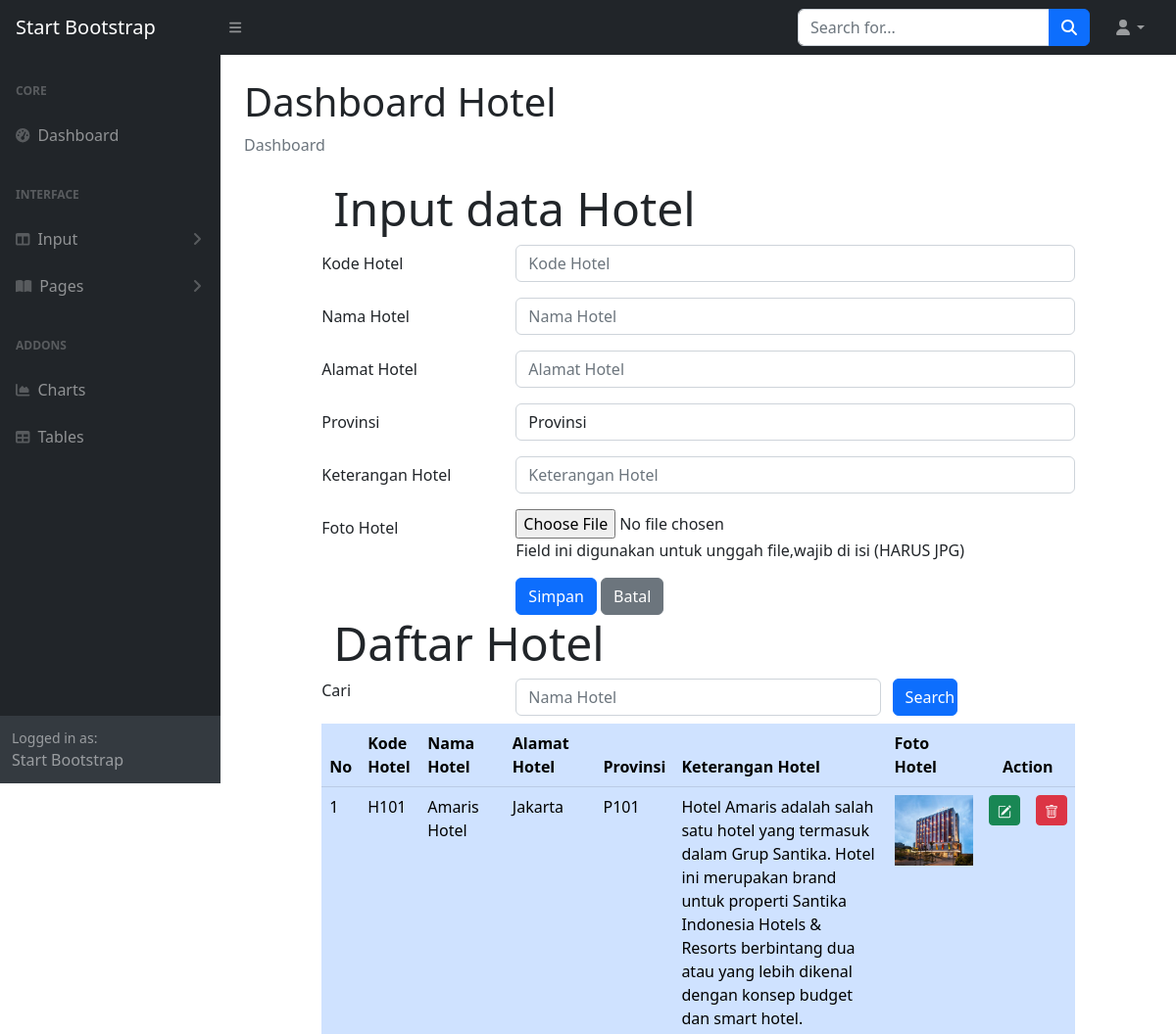
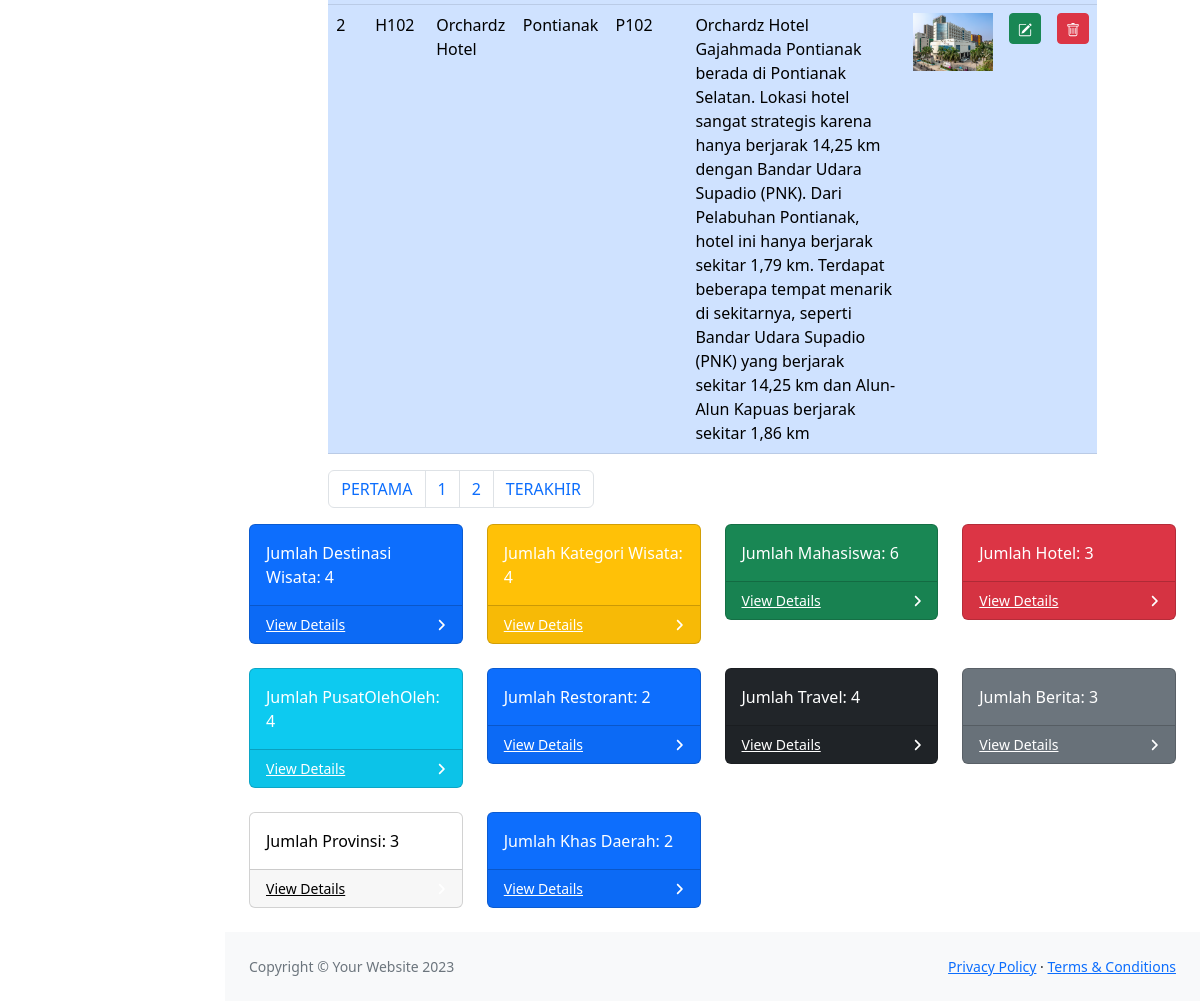
The page /ADMIN/hotel.php on the database its author committed (2 pictures, top to bottom).
### tables this page shows
CREATE TABLE `hotel` (
  `hotelKODE` char(4) NOT NULL,
  `hotelNAMA` char(120) NOT NULL,
  `hotelALAMAT` char(120) NOT NULL,
  `provinsiKODE` char(4) NOT NULL,
  `hotelKET` text NOT NULL,
  `hotelFOTO` char(120) NOT NULL
);

### ADMIN/hotel.php (the view, shortened to what this page needs)
<!DOCTYPE html>
<html lang="en">
<?php  include "INCLUDE/head.php"?>
    <body class="sb-nav-fixed">
    <?php include "INCLUDE/nav.php";?>
        <div id="layoutSidenav">
         <?php include "INCLUDE/menu.php"?>
            <div id="layoutSidenav_content">
                <main>
                    <div class="container-fluid px-4">
                        <h1 class="mt-4">Dashboard Hotel</h1>
                        <ol class="breadcrumb mb-4">
                            <li class="breadcrumb-item active">Dashboard</li>
                        </ol>
<?php
	include "include/config.php";
?>
<body>
<div class="row">
<div class="col-sm-1"></div>
<div class="col-sm-10">
	<div class="jumbotron jumbotron-fluid">
		<div class="container">
			<h2 class="display-5">Input data Hotel</h2>
		</div>
	</div>
	<form method="POST" enctype="multipart/form-data">
		<div class="form-group row">
			<label for="kodehotel" class="col-sm-3 col-form-label mb-sm-3">Kode Hotel</label>
			<div class="col-sm-9">
				<input type="text" class="form-control" id="kodehotel" name="inputkode" placeholder="Kode Hotel" maxlength="4">
			</div>
		</div>
		<div class="form-group row">
			<label for="namahotel" class="col-sm-3 col-form-label mb-sm-3">Nama Hotel</label>
			<div class="col-sm-9">
				<input type="text" class="form-control" id="namahotel" name="inputnama" placeholder="Nama Hotel">
			</div>
		</div>
		<div class="form-group row">
			<label for="alamathotel" class="col-sm-3 col-form-label mb-sm-3">Alamat Hotel</label>
			<div class="col-sm-9">
            <input type="text" class="form-control" id="alamathotel" name="inputalamat" placeholder="Alamat Hotel">
			</div>
		</div>
		<div class="form-group row">
    <label for="kodeprovinsi" class="col-sm-3 col-form-label mb-sm-3">Provinsi</label>
    <div class="col-sm-9">
    <select class="form-control" id="kodeprovinsi" name="kodeprovinsi">
        <option>Provinsi</option>
        </select>
    </div>
  </div>
  <div class="form-group row">
			<label for="kethotel" class="col-sm-3 col-form-label mb-sm-3">Keterangan Hotel</label>
			<div class="col-sm-9">
            <input type="text" class="form-control" id="kethotel" name="inputket" placeholder="Keterangan Hotel">
			</div>
		</div>
		<div class="form-group row">
			<label for="file" class="col-sm-3 col-form-label">Foto Hotel</label>
			<div class="col-sm-9">
				<input type="file" id="file" name="file">
				<p class="help-block">Field ini digunakan untuk unggah file,wajib di isi (HARUS JPG)</p>
			</div>
		</div>
		<div class="form-group row">
			<div class="col-sm-3"></div>
			<div class="col-sm-9">
				<input type="submit" name="Simpan" class="btn btn-primary" value="Simpan">
				<input type="submit" name="Batal" class="btn btn-secondary" value="Batal">
			</div>
		</div>
	</form>
</div>
<div class="col-sm-1"></div>
</div>
<div class="row">
	<div class="col-sm-1"></div>
	<div class="col-sm-10">
		<div class="jumbotron jumbotron-fluid">
			<div class="container">
				<h3 class="display-5">Daftar Hotel</h3>
			</div>
		</div>
		<form method = "POST">
<div class="form-group row mb-2">
<label for = "search" class="col-sm-3">Cari </label>
<div class="col-sm-6">
	  <input type ="text" name="search" class="form-control" id="search"
	  value="<?php if(isset($_POST["search"])) {echo $_POST ["search"];}?>"
	  placeholder="Nama Hotel">
</div>
	  <input type="submit" name="kirim" class="col-sm-1 btn btn-primary" value="Search">
</div>
</form>
	<table class="table table-hover table-primary">
		<thead class="thead-dark">
			<tr>
				<th>No</th>
				<th>Kode Hotel</th>
				<th>Nama Hotel</th>
				<th>Alamat Hotel</th>
                <th>Provinsi</th>
				<th>Keterangan Hotel</th>
				<th>Foto Hotel</th>
				<th colspan="2" style="text-align: center">Action</th>
			</tr>
		</thead>
		<tbody>
<?php
$jumlahtampilan = 2;
$halaman = (isset($_GET['page']))? $_GET['page'] : 1;
$mulaitampilan = ($halaman - 1) * $jumlahtampilan;
			if (isset($_POST["kirim"]))
{
  $search = $_POST ['search'];
  $query =mysqli_query ($connection, "select hotel. * from hotel
        where hotelNAMA like '%".$search."%' limit $mulaitampilan, $jumlahtampilan");
}
else {
  $query =mysqli_query ($connection, "select hotel. * from hotel limit $mulaitampilan, $jumlahtampilan");
}
			$nomor = 1;
			while ($row = mysqli_fetch_array($query))
			{ ?>
				<tr>
					<td><?php echo $mulaitampilan + $nomor;?></td>
					<td><?php echo $row['hotelKODE'];?></td>
					<td><?php echo $row['hotelNAMA'];?></td>
					<td><?php echo $row['hotelALAMAT'];?></td>
                    <td><?php echo $row['provinsiKODE'];?></td>
                    <td><?php echo $row['hotelKET'];?></td>
					<td>
						<?php if(is_file("images/".$row['hotelFOTO']))
						{ ?>
							<img src="images/<?php echo $row['hotelFOTO']?>" width="80">
						<?php } else
							echo "<img src='images/noimage.png' width='80'>"
						?>
					</td>
					<td width="5px">
						<a href="hoteledit.php?ubah=<?php echo $row['hotelKODE']?>" class="btn btn-success btn-sm" title="EDIT">
					</td>
					<td>
						<a href="hotelhapus.php?hapus=<?php echo $row['hotelKODE']?>" class="btn btn-danger btn-sm" title="DELETE">
					</td>
				</tr>
			<?php $nomor = $nomor + 1;?>
			<?php }	?>
		</tbody>
	</table>
<?php
    $query = mysqli_query($connection, "SELECT * FROM hotel");
    $jumlahrecord = mysqli_num_rows($query);
    $jumlahpage = ceil($jumlahrecord/$jumlahtampilan);
  ?>
<nav aria-label="Page navigation example">
  <ul class="pagination">
    <li class="page-item"><a class="page-link" href="?page=<?php $nomorhal=1; echo $nomorhal?>">PERTAMA</a></li>
    <?php for($nomorhal=1; $nomorhal<=$jumlahpage; $nomorhal++)
    { ?>
    <li class="page-item">
      <?php
      if($nomorhal!=$halaman)
      { ?>
      <a class="page-link" href="?page=<?php echo $nomorhal?>"><?php echo $nomorhal?></a>
      <?php }
      else { ?>
      <a class="page-link" href="?page=<?php echo $nomorhal?>"><?php echo $nomorhal?></a>
    <?php } ?>
    </li>
    <?php } ?>
    <li class="page-item"><a class="page-link" href="?page=<?php echo $nomorhal-1?>">TERAKHIR</a></li>
  </ul>
</nav>
	</div>
	<div class="col-sm-1"></div>
</div>
</body>
    <?php include "INCLUDE/board.php";?>
                    </div>
                </main>
                <?php include "INCLUDE/footer.php";?>
            </div>
        </div>
    </html>

### rows shown on the page
hotel: nomor "1", hotelKODE "H101", hotelNAMA "Amaris Hotel", hotelALAMAT "Jakarta", provinsiKODE "P101", hotelKET "Hotel Amaris adalah salah satu hotel yang termasuk dalam Grup Santika. Hotel ini merupakan brand untuk properti Santika Indonesia Hotels & Resorts berbintang dua atau yang lebih dikenal dengan konsep budget dan smart hotel.", hotelFOTO (picture)
hotel: nomor "2", hotelKODE "H102", hotelNAMA "Orchardz Hotel", hotelALAMAT "Pontianak", provinsiKODE "P102", hotelKET "Orchardz Hotel Gajahmada Pontianak berada di Pontianak Selatan. Lokasi hotel sangat strategis karena hanya berjarak 14,25 km dengan Bandar Udara Supadio (PNK). Dari Pelabuhan Pontianak, hotel ini hanya berjarak sekitar 1,79 km. Terdapat beberapa tempat menarik di sekitarnya, seperti Bandar Udara Supadio (PNK) yang berjarak sekitar 14,25 km dan Alun-Alun Kapuas berjarak sekitar 1,86 km", hotelFOTO (picture)

### other values the page prints
$jumlahdestinasi "4"
$jumlahwisata "4"
$jumlahmahasiswa "6"
$jumlahhotel "3"
$jumlaholeholeh "4"
$jumlahrestorant "2"
$jumlahtravel "4"
$jumlahberita "3"
$jumlahprovinsi "3"
$jumlahmasakan "2"
